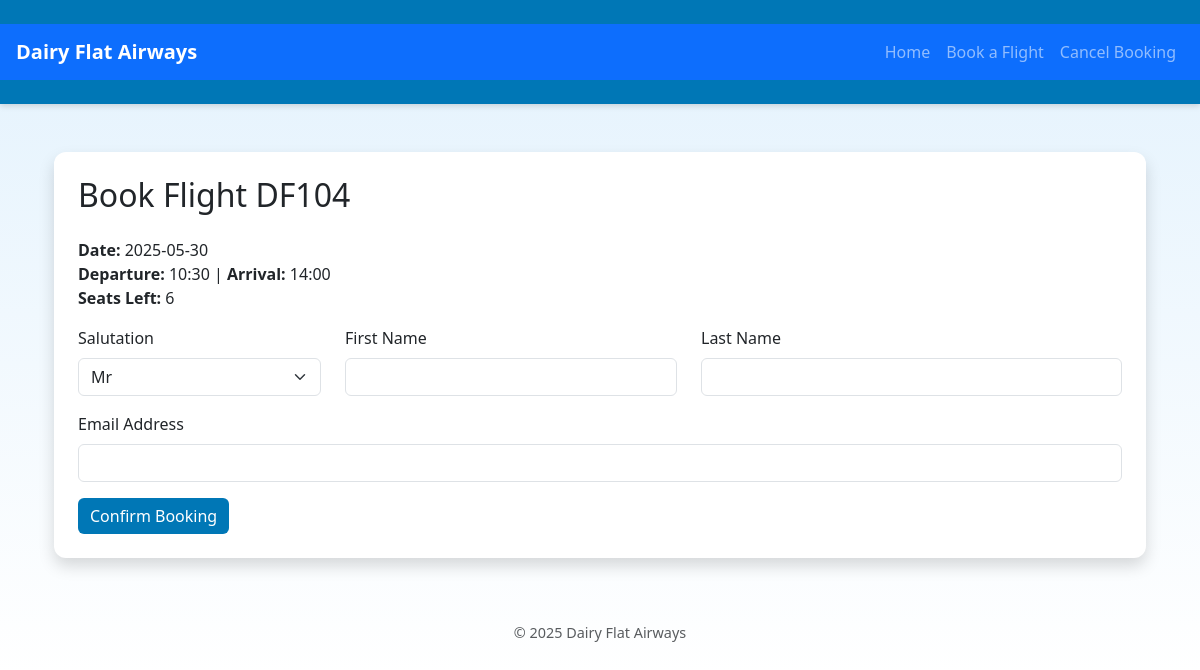
Before: /book/1 with the older database file.
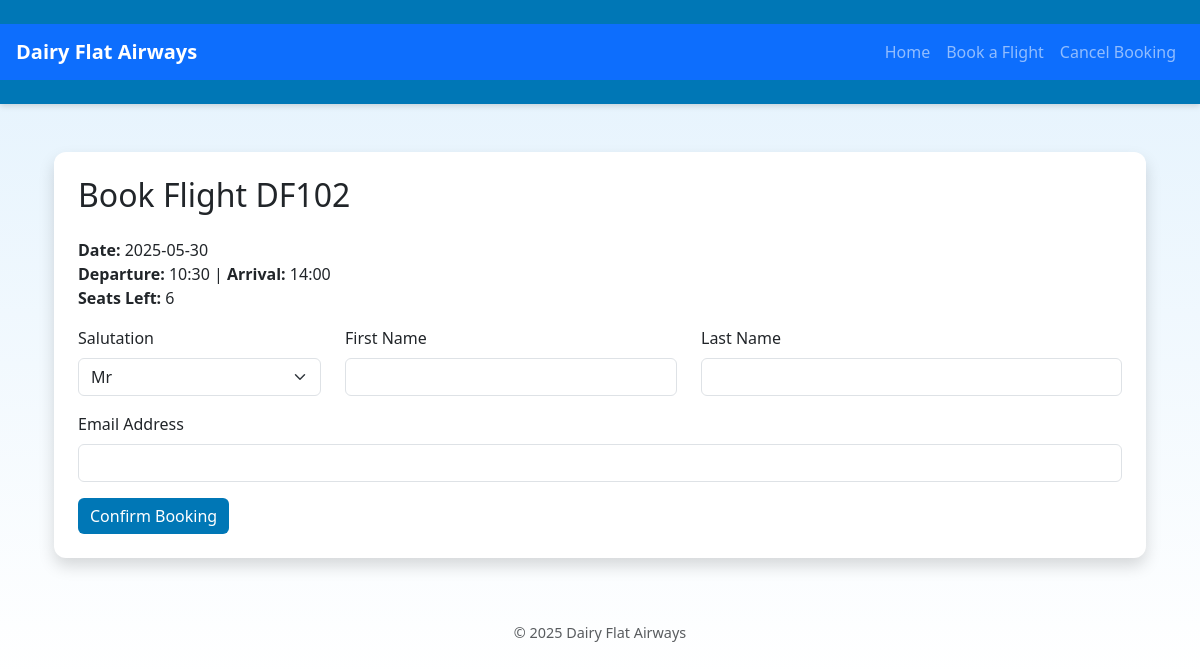
After: the same page with the newer database file.
### app/models.py (models this page shows)
class Flight(db.Model):
    id = db.Column(db.Integer, primary_key=True)
    route_id = db.Column(db.Integer, db.ForeignKey('route.id'), nullable=False)
    date = db.Column(db.String(10), nullable=False)
    departure_time = db.Column(db.String(5), nullable=False)
    arrival_time = db.Column(db.String(5), nullable=False)
    seats_left = db.Column(db.Integer, nullable=False)
    flight_number = db.Column(db.String(10), nullable=False)

### app/routes.py (the view, shortened to what this page needs)
@main.route('/book/<int:flight_id>', methods=['GET', 'POST'])
def book_flight(flight_id):
    flight = Flight.query.get_or_404(flight_id)
    return render_template('book.html', flight=flight)

### app/templates/book.html (shortened to what this page needs)
{% extends 'layout.html' %}
{% block content %}
<div class="container mt-5">
  <div class="card p-4 shadow">
    <h2 class="mb-4">Book Flight {{ flight.flight_number }}</h2>
    <p><strong>Date:</strong> {{ flight.date }}<br>
    <strong>Departure:</strong> {{ flight.departure_time }} | <strong>Arrival:</strong> {{ flight.arrival_time }}<br>
    <strong>Seats Left:</strong> {{ flight.seats_left }}</p>
    <form method="POST">
      <div class="row">
        <div class="mb-3 col-md-3">
          <label for="salutation" class="form-label">Salutation</label>
          <select class="form-select" name="salutation" required>
            <option value="Mr">Mr</option>
          </select>
        </div>
        <div class="mb-3 col-md-4">
          <label for="first_name" class="form-label">First Name</label>
          <input type="text" name="first_name" class="form-control" required>
        </div>
        <div class="mb-3 col-md-5">
          <label for="last_name" class="form-label">Last Name</label>
          <input type="text" name="last_name" class="form-control" required>
        </div>
      </div>
      <div class="mb-3">
        <label for="email" class="form-label">Email Address</label>
        <input type="email" name="email" class="form-control" required>
      </div>
      <button type="submit" class="btn btn-primary">Confirm Booking</button>
    </form>
  </div>
</div>
{% endblock %}

### app/templates/layout.html (shortened to what this page needs)
<!DOCTYPE html>
<html lang="en">
<head>
  <link href="https://cdn.jsdelivr.net/npm/bootstrap@5.3.0/dist/css/bootstrap.min.css" rel="stylesheet">
  <link rel="stylesheet" href="{{ url_for('static', filename='css/style.css') }}">
</head>
<body>
    <header class="header text-center">
        <nav class="navbar navbar-expand-lg navbar-dark bg-primary px-3">
            <a class="navbar-brand fw-bold" href="/">Dairy Flat Airways</a>
            <div class="collapse navbar-collapse" id="navbarNav">
                <ul class="navbar-nav ms-auto">
                    <li class="nav-item">
                        <a class="nav-link" href="{{ url_for('main.index') }}">Home</a>
                    </li>
                    <li class="nav-item">
                        <a class="nav-link" href="{{ url_for('main.search') }}">Book a Flight</a>
                    </li>
                    <li class="nav-item">
                        <a class="nav-link" href="{{ url_for('main.cancel_booking') }}">Cancel Booking</a>
                    </li>
                </ul>
            </div>
        </nav>
    </header>
    <div class="container">
        {% block content %}{% endblock %}
    </div>
    <footer class="text-center mt-5 mb-3 text-muted">
        &copy; 2025 Dairy Flat Airways
    </footer>
</body>
</html>

### app/static/css/style.css (style rules this page uses)
body { background: linear-gradient(to bottom, #e3f2fd, #ffffff); font-family: 'Segoe UI', sans-serif; font-size: 16px; color: #333; }
header.header { background-color: #0077b6; color: white; padding: 1.5rem 0; box-shadow: 0 2px 6px rgba(0, 0, 0, 0.15); }
.navbar-brand { font-weight: bold; }
.container { margin-top: 2rem; }
.card { border: none; border-radius: 12px; box-shadow: 0 4px 12px rgba(0, 0, 0, 0.1); }
.btn-primary { background-color: #0077b6; border: none; }
footer { margin-top: 3rem; padding: 1rem; text-align: center; color: #666; font-size: 0.9rem; }

Changed rows visible on the page:
changed Flight: flight_number "DF104" → "DF102"
